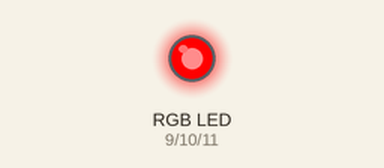
Recording of a sketch running on a simulated Arduino Uno, built with avr-gcc and run on an emulated ATmega328P. On the bench: an RGB LED mixed from three pins (HIGH = lit).

Above: at 0.5 s.
At 1.5 s:
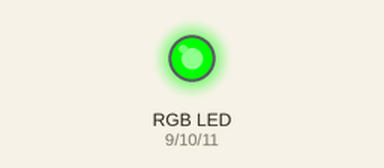
At 5.5 s:
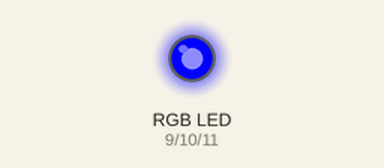
Timing chart, 0 to 6.9 s (numbered marks = the images above):
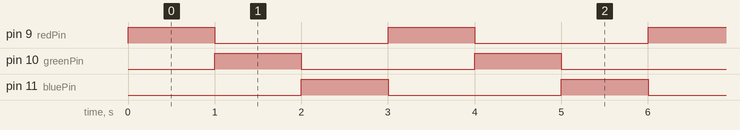

Measured:
- by itself, pin 9 (redPin), pin 10 (greenPin), pin 11 (bluePin): alternates HIGH for 1.0 s and LOW for 2.0 s
- by itself, everything shown: repeats every 3.0 s, in 3 steps

The sketch:

blink-an-led.ino
```cpp
// RGB LED Pins
int redPin = 9;
int greenPin = 10;
int bluePin = 11;

void setup() {
  // Set the RGB LED pins as outputs
  pinMode(redPin, OUTPUT);
  pinMode(greenPin, OUTPUT);
  pinMode(bluePin, OUTPUT);
}

void loop() {
  // Set different colours
  setColor(255, 0, 0);  // Red
  delay(1000);

  setColor(0, 255, 0);  // Green
  delay(1000);

  setColor(0, 0, 255);  // Blue
  delay(1000);
}

void setColor(int red, int green, int blue) {
  // Set the colour of the RGB LED
  analogWrite(redPin, red);
  analogWrite(greenPin, green);
  analogWrite(bluePin, blue);
}
```
